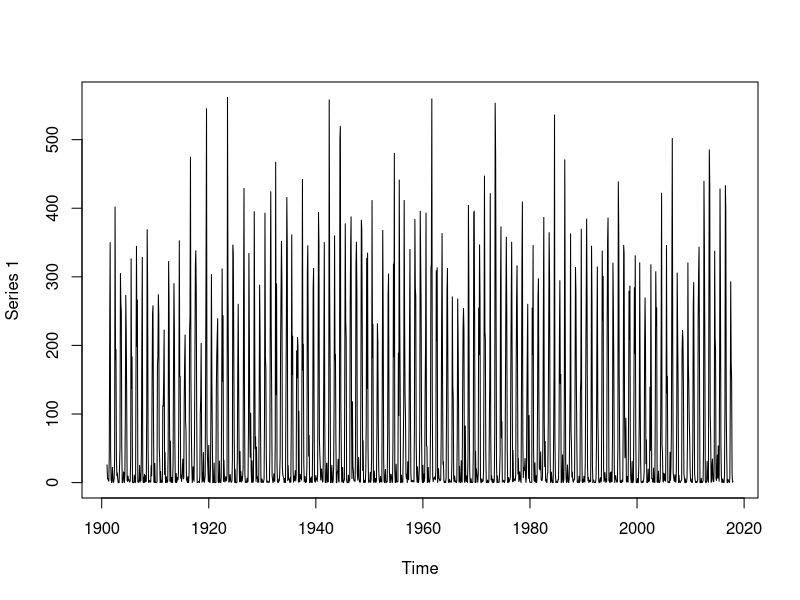

Write R code to recreate this figure.
library(readr)
library(tidyr)


#import the full data
Sub_Division_IMD_2017 <- read_csv("Sub_Division_IMD_2017.csv")

# West madhyad pradesh begins at row 2085 till 2201
WMP <- Sub_Division_IMD_2017[2084:2200,3:14]

#Convert to matrix
WMP <- as.matrix(WMP)

#Convert data to a single vector
WMP <- t(WMP)
dim(WMP) <- c(117*12,1)

#convert vector data into time series format
RainfallTS <- ts(WMP, start=c(1901,1), end = c(2017,12), frequency = 12)
RainfallTS
plot(RainfallTS)

